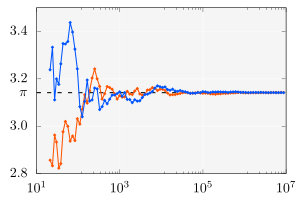

Reproduce this figure in gnuplot.
set size 1.5,1
unset key

set logscale x
set format x "$10^{%L}$"
set format y "$%.1f$"

set rmargin 1
set tmargin 0.5
set lmargin 4
set bmargin 1.5

set xr [10:10**7]
set yr [2.8:3.5]

set xtics 10, 100
set ytics 2.8, 0.2

pi = 3.14159
set ytics add ("$\\pi$" pi)

plot pi with lines lc black dt 2 lw 3, \
  'monte_carlo_pi_plot_1.txt' u 1:2 with linespoints pt 13 ps 0.8 lc rgb '#ff5500' lw 3, \
  'monte_carlo_pi_plot_2.txt' u 1:2 with linespoints pt 13 ps 0.8 lc rgb '#0055ff' lw 3
